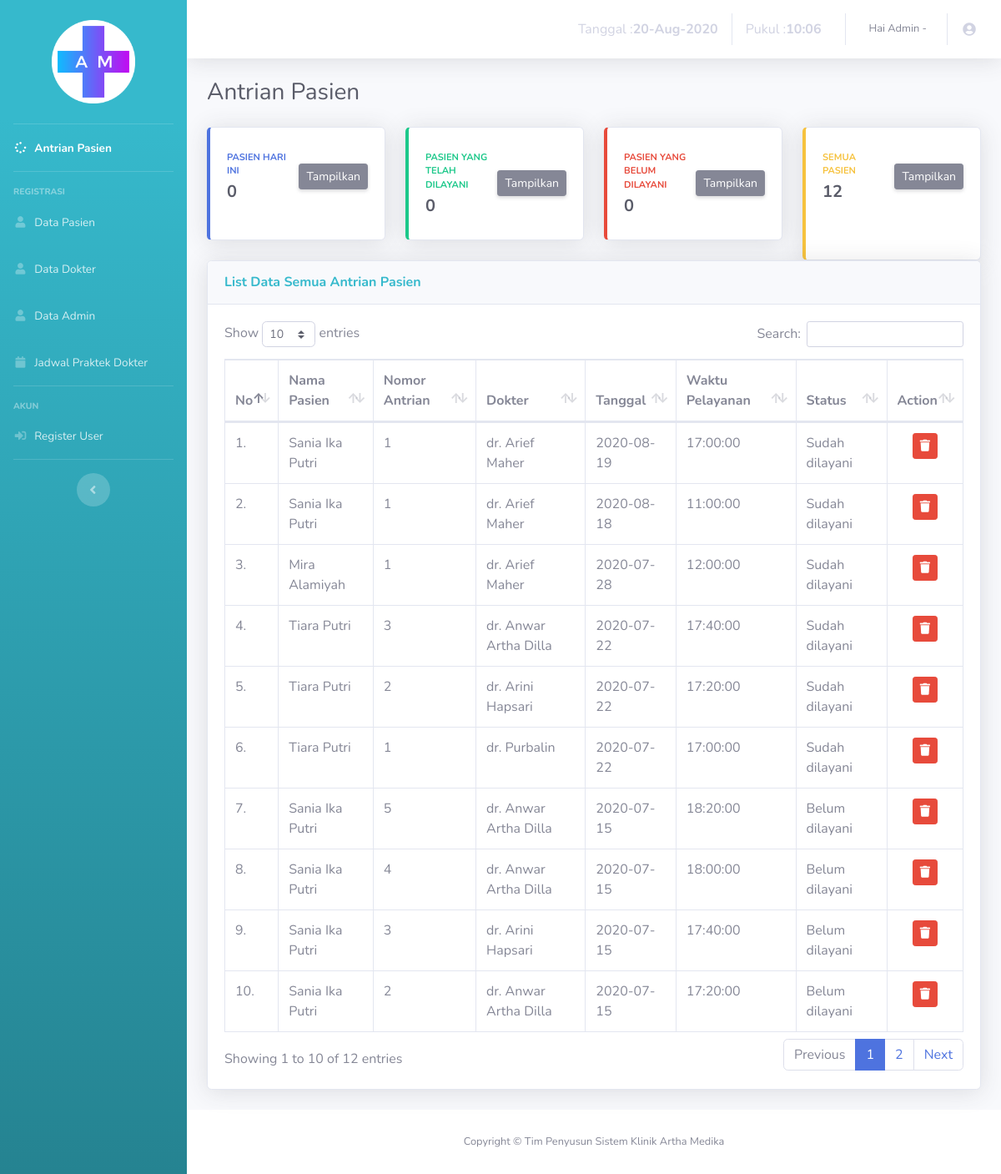
Screenshot of /admin/antrian-all.php with the database file from the repository.
### tables this page shows
CREATE TABLE IF NOT EXISTS `antrian` (
`id_antrian` int(5) NOT NULL,
  `id_pasien` int(5) NOT NULL,
  `id_dokter` int(1) NOT NULL,
  `nomor` int(2) NOT NULL,
  `tgl` date NOT NULL,
  `pukul` time NOT NULL,
  `status` varchar(15) NOT NULL
);

CREATE TABLE IF NOT EXISTS `pasien` (
`id_pasien` int(5) NOT NULL,
  `nama` varchar(30) NOT NULL,
  `tgl_lahir` date NOT NULL,
  `jk` varchar(10) NOT NULL,
  `alamat` varchar(50) NOT NULL,
  `pekerjaan` varchar(20) NOT NULL,
  `tlp` varchar(14) NOT NULL
);

CREATE TABLE IF NOT EXISTS `dokter` (
`id_dokter` int(1) NOT NULL,
  `nama` varchar(30) NOT NULL,
  `tgl_lahir` date NOT NULL,
  `jk` varchar(10) NOT NULL,
  `alamat` varchar(50) NOT NULL,
  `tlp` varchar(14) NOT NULL,
  `spesialis` varchar(17) NOT NULL
);

### admin/antrian-all.php (the view, shortened to what this page needs)
<!DOCTYPE html>
<html lang="en">
<head>
  <link href="vendor/fontawesome-free/css/all.min.css" rel="stylesheet" type="text/css">
  <link href="css/sb-admin-2.min.css" rel="stylesheet">
  <link href="vendor/datatables/dataTables.bootstrap4.min.css" rel="stylesheet">
</head>
<body id="page-top">
  <div id="wrapper">
    <ul class="navbar-nav bg-gradient-info sidebar sidebar-dark accordion" id="accordionSidebar">
      <br>
      <div class="logo">
        <a href="#" class="simple-text logo-normal">
          <img class="center" src="../image/logo.png"/>
        </a>
      </div>
      <br>
      <hr class="sidebar-divider my-0">
      <li class="nav-item active">
        <a class="nav-link" href="index.php">
          <i class="fas fa-fw fa-spinner"></i>
          <span>Antrian Pasien</span></a>
        </li>
        <hr class="sidebar-divider">
        <div class="sidebar-heading">
          Registrasi
        </div>
        <li class="nav-item">
          <a class="nav-link" href="datapasien.php">
            <i class="fas fa-fw fa-user"></i>
            <span>Data Pasien</span></a>
          </li>
          <li class="nav-item">
            <a class="nav-link" href="datadokter.php">
              <i class="fas fa-fw fa-user"></i>
              <span>Data Dokter</span></a>
            </li>
            <li class="nav-item">
              <a class="nav-link" href="dataadmin.php">
                <i class="fas fa-fw fa-user"></i>
                <span>Data Admin</span></a>
              </li>
              <li class="nav-item">
                <a class="nav-link" href="jadwal.php">
                  <i class="fas fa-fw fa-calendar"></i>
                  <span>Jadwal Praktek Dokter</span></a>
                </li>
                <hr class="sidebar-divider">
                <div class="sidebar-heading">
                  Akun
                </div>
                <li class="nav-item">
                  <a class="nav-link" href="datauser.php">
                    <i class="fas fa-fw fa-sign-in-alt"></i>
                    <span>Register User</span></a>
                  </li>
                  <hr class="sidebar-divider d-none d-md-block">
                  <div class="text-center d-none d-md-inline">
                    <button class="rounded-circle border-0" id="sidebarToggle"></button>
                  </div>
                </ul>
                <div id="content-wrapper" class="d-flex flex-column">
                  <div id="content">
                    <nav class="navbar navbar-expand navbar-light bg-white topbar mb-4 static-top shadow">
                      <ul class="navbar-nav ml-auto">
                        <li class="nav-item">
                          <a class="nav-link" href="#">
                           <?php
                           $tanggal= mktime(date("m"),date("d"),date("Y"));
                           echo "Tanggal : <b>".date("d-M-Y", $tanggal)."</b> ";
                           $jam=date("H:i");
                           echo "Pukul : <b>". $jam." "."</b>";
                           ?>
                         </a>
                       </li>
                       <li class="nav-item dropdown no-arrow">
                        <a class="nav-link dropdown-toggle" href="#" id="userDropdown" role="button" data-toggle="dropdown" aria-haspopup="true" aria-expanded="false">
                          <span class="mr-2 d-none d-lg-inline text-gray-600 small">Hai Admin -
                          ?></span>
                          <i class="fas fa-fw fa-user-circle"></i>
                        </a>
                      </li>
                    </ul>
                  </nav>
                  <div class="container-fluid">
                    <div class="d-sm-flex align-items-center justify-content-between mb-4">
                      <h1 class="h3 mb-0 text-gray-800">Antrian Pasien</h1>
                    </div>
                    <div class="row">
                      <div class="col-xl-3 col-md-6 mb-4">
                        <div class="card border-left-primary shadow h-100 py-2">
                          <div class="card-body">
                            <div class="row no-gutters align-items-center">
                              <div class="col mr-2">
                                <div class="text-xs font-weight-bold text-primary text-uppercase mb-1">Pasien hari ini</div>
                                <div class="h5 mb-0 font-weight-bold text-gray-800">
                                  <?php
                                  include '../process/conSQL.php';
                                  $tgl    =date("Y-m-d");
                                  $query = "SELECT COUNT(*) AS tgl FROM antrian WHERE tgl='$tgl'";
                                  $result = mysqli_query($con, $query);
                                  $data = mysqli_fetch_assoc($result);
                                  echo $data['tgl'];
                                  ?>
                                </div>
                              </div>
                              <div class="col-auto">
                                <a href="antrian-today.php" class="d-none d-sm-inline-block btn btn-sm btn-secondary shadow-sm"> Tampilkan</a>
                              </div>
                            </div>
                          </div>
                        </div>
                      </div>
                      <div class="col-xl-3 col-md-6 mb-4">
                        <div class="card border-left-success shadow h-100 py-2">
                          <div class="card-body">
                            <div class="row no-gutters align-items-center">
                              <div class="col mr-2">
                                <div class="text-xs font-weight-bold text-success text-uppercase mb-1">Pasien yang telah dilayani</div>
                                <div class="h5 mb-0 font-weight-bold text-gray-800">
                                  <?php
                                  include '../process/conSQL.php';
                                  $query = "SELECT COUNT(*) AS data FROM antrian WHERE tgl = CURDATE() AND status='Sudah dilayani'";
                                  $result = mysqli_query($con, $query);
                                  $data = mysqli_fetch_assoc($result);
                                  echo $data['data'];
                                  ?>
                                </div>
                              </div>
                              <div class="col-auto">
                                <a href="antrian-done.php" class="d-none d-sm-inline-block btn btn-sm btn-secondary shadow-sm"> Tampilkan</a>
                              </div>
                            </div>
                          </div>
                        </div>
                      </div>
                      <div class="col-xl-3 col-md-6 mb-4">
                        <div class="card border-left-danger shadow h-100 py-2">
                          <div class="card-body">
                            <div class="row no-gutters align-items-center">
                              <div class="col mr-2">
                                <div class="text-xs font-weight-bold text-danger text-uppercase mb-1">Pasien yang belum dilayani</div>
                                <div class="h5 mb-0 font-weight-bold text-gray-800">
                                  <?php
                                  include '../process/conSQL.php';
                                  $query = "SELECT COUNT(*) AS data FROM antrian WHERE tgl = CURDATE() AND status='Belum dilayani'";
                                  $result = mysqli_query($con, $query);
                                  $data = mysqli_fetch_assoc($result);
                                  echo $data['data'];
                                  ?>
                                </div>
                              </div>
                              <div class="col-auto">
                                <a href="antrian-no.php" class="d-none d-sm-inline-block btn btn-sm btn-secondary shadow-sm"> Tampilkan</a>
                              </div>
                            </div>
                          </div>
                        </div>
                      </div>
                      <div class="col-xl-3 col-md-6 mb-6">
                        <div class="card border-left-warning shadow h-100 py-2">
                          <div class="card-body">
                            <div class="row no-gutters align-items-center">
                              <div class="col mr-2">
                                <div class="text-xs font-weight-bold text-warning text-uppercase mb-1">Semua Pasien</div>
                                <div class="h5 mb-0 font-weight-bold text-gray-800">
                                  <?php
                                  include '../process/conSQL.php';
                                  $query = "SELECT COUNT(*) AS id_antrian FROM antrian";
                                  $result = mysqli_query($con, $query);
                                  $data = mysqli_fetch_assoc($result);
                                  echo $data['id_antrian'];
                                  ?></div>
                                </div>
                                <div class="col-auto">
                                  <a href="antrian-all.php" class="d-none d-sm-inline-block btn btn-sm btn-secondary shadow-sm"> Tampilkan</a>
                                </div>
                              </div>
                            </div>
                          </div>
                        </div>
                      </div>
                      <div class="card shadow mb-4">
                        <div class="card-header py-3">
                          <h6 class="m-0 font-weight-bold text-info">List Data Semua Antrian Pasien</h6>
                        </div>
                        <div class="card-body">
                          <div class="table-responsive">
                            <table class="table table-bordered" id="dataTable" width="100%" cellspacing="0">
                              <thead>
                                <tr>
                                  <th>No</th>
                                  <th>Nama Pasien</th>
                                  <th>Nomor Antrian</th>
                                  <th>Dokter</th>
                                  <th>Tanggal</th>
                                  <th>Waktu Pelayanan</th>
                                  <th>Status</th>
                                  <th>Action</th>
                                </tr>
                              </thead>
                              <tbody>
                                <?php
                                include '../process/conSQL.php';
                                $no = 1;
                                $query = "SELECT * FROM antrian ORDER BY tgl desc";
                                $res = mysqli_query($con, $query);
                                if(mysqli_num_rows($res) == 0){
                                  echo '<tr><td colspan="10">Tidak ada data!</td></tr>';
                                }else{
                                 while($data = mysqli_fetch_assoc($res)){
                                  echo "<tr>";
                                  echo "<td>".$no++.".</td>";
                                  $nama_pasien = $data['id_pasien'];
                                  $nm = "SELECT nama FROM pasien WHERE id_pasien = $nama_pasien  ";
                                  $result = mysqli_query($con, $nm);
                                  $dataNm = mysqli_fetch_assoc($result);
                                  echo "<td>".$dataNm['nama']."</td>";
                                  echo "<td>".$data['nomor']."</td>";
                                  $nama_dokter = $data['id_dokter'];
                                  $dok = "SELECT nama FROM dokter WHERE id_dokter = $nama_dokter";
                                  $result = mysqli_query($con, $dok);
                                  $dataD = mysqli_fetch_assoc($result);
                                  echo "<td>".$dataD['nama']."</td>";
                                  echo "<td>".$data['tgl']."</td>";
                                  echo "<td>".$data['pukul']."</td>";
                                  echo "<td>".$data['status']."</td>";
                                  echo "<td class='td-actions text-center'>";
                                  echo "<a class='btn btn-danger btn-sm' rel='tooltip' href='hapus-antrian.php?id_antrian=".$data["id_antrian"]."'><i class='fas fa-trash'></i></a>";
                                  echo "</td>";
                                  echo '</tr>';
                                }
                              }
                              ?>
                            </tbody>
                          </table>
                        </div>
                      </div>
                    </div>
                  </div>
                </div>
                <footer class="sticky-footer bg-white">
                  <div class="container my-auto ">
                    <div class="copyright text-center my-auto ">
                      <span>Copyright &copy; Tim Penyusun Sistem Klinik Artha Medika</span>
                    </div>
                  </div>
                </footer>
              </div>
            </div>
          </body>
          </html>

### admin/antrian-all.php (style rules this page uses)
.center { margin-left:auto;margin-right:auto;display:block;width:100px }

### rows the page displays
antrian: id_pasien.nama "Sania Ika Putri", nomor "1", id_dokter.nama "dr. Arief Maher", tgl "2020-08-19", pukul "17:00:00", status "Sudah dilayani"
antrian: id_pasien.nama "Sania Ika Putri", nomor "1", id_dokter.nama "dr. Arief Maher", tgl "2020-08-18", pukul "11:00:00", status "Sudah dilayani"
antrian: id_pasien.nama "Mira Alamiyah", nomor "1", id_dokter.nama "dr. Arief Maher", tgl "2020-07-28", pukul "12:00:00", status "Sudah dilayani"
antrian: id_pasien.nama "Tiara Putri", nomor "3", id_dokter.nama "dr. Anwar Artha Dilla", tgl "2020-07-22", pukul "17:40:00", status "Sudah dilayani"
antrian: id_pasien.nama "Tiara Putri", nomor "2", id_dokter.nama "dr. Arini Hapsari", tgl "2020-07-22", pukul "17:20:00", status "Sudah dilayani"
antrian: id_pasien.nama "Tiara Putri", nomor "1", id_dokter.nama "dr. Purbalin", tgl "2020-07-22", pukul "17:00:00", status "Sudah dilayani"
antrian: id_pasien.nama "Sania Ika Putri", nomor "5", id_dokter.nama "dr. Anwar Artha Dilla", tgl "2020-07-15", pukul "18:20:00", status "Belum dilayani"
antrian: id_pasien.nama "Sania Ika Putri", nomor "4", id_dokter.nama "dr. Anwar Artha Dilla", tgl "2020-07-15", pukul "18:00:00", status "Belum dilayani"
antrian: id_pasien.nama "Sania Ika Putri", nomor "3", id_dokter.nama "dr. Arini Hapsari", tgl "2020-07-15", pukul "17:40:00", status "Belum dilayani"
antrian: id_pasien.nama "Sania Ika Putri", nomor "2", id_dokter.nama "dr. Anwar Artha Dilla", tgl "2020-07-15", pukul "17:20:00", status "Belum dilayani"

### other values shown
$data['tgl'] "0"
$data['data'] "0"
$data['id_antrian'] "12"
